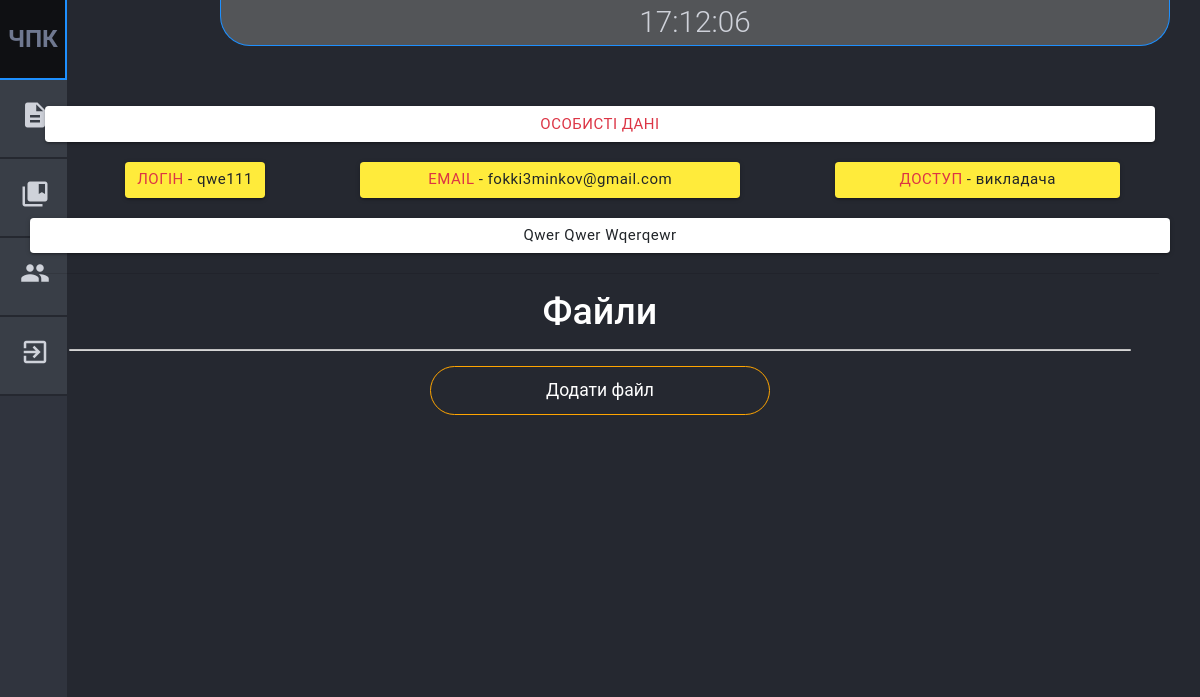
The app's page /office/ (signed in) with its own data.
### authorization/models.py (models this page shows, shortened)
class Profile(models.Model):
    user = models.OneToOneField(User, on_delete=models.CASCADE)
    name = models.CharField(max_length=100, blank=True, verbose_name="Ім'я")
    surname = models.CharField(max_length=100, blank=True, verbose_name="Прізвище")
    last_name = models.CharField(max_length=100, blank=True, verbose_name="По батькові")
    TYPE_OF_ACCESS = (
        ("student", 'Студент'),
        ("teacher", 'Викладач'),
    )
    access_profile = models.CharField(max_length=10, blank=True, choices=TYPE_OF_ACCESS)
    birth_date = models.DateField(null=True, blank=True, verbose_name="Дата народження")

### office/views.py (the view)
# urls.py: path("", OfficeIndex.as_view(), name="office_index")
class OfficeIndex(LoginRequiredMixin, View):
    login_url = '/auth/login/'
    redirect_field_name = ''
    def get(self, request):
        try:
            office = OfficeFactory.create(Profile.objects.get(user=request.user))
            return render(request, template_name=office.template, context=office.get_context())
        except:
            return render(request, 'office/not_access.html', {})

### office/utils/InterfaceOffice.py (called while the page is built)
    def get_context(self) -> dict:
        teacher = Teacher.objects.get(profile__user=self.office.user)
        return {
            "user": self.office,
            "subjects": teacher.subjects,
            "files": teacher.files.all().order_by('subject__group__number', 'subject__name')
        }

### office/utils/OfficeFactory.py (called while the page is built)
    @staticmethod
    def create(user)-> object:
        if user.access_profile == 'teacher':
            return TeacherOffice(user)
        if user.access_profile == 'student':
            return StudentOffice(user)
        return False

### templates/office/teacher/index.html
{% extends 'office/teacher/base.html' %}
{% load static %}
{% block content %}
    <div class="row">
        <div class="col-12 center-align">
            <div class="col-s12 center-align center-block btn white h-100" style="width: 100%">
                <span class="text-danger">Особисті дані</span>
            </div>
        </div>
    </div>
    <div class="row">
        <div class="col-s3 offset-1 btn yellow h-100">
            <span class="text-danger">Логін</span> - <span class="text-lowercase">{{ user.user.username }}</span>
        </div>
        <div class="col-4 offset-1 btn yellow h-100">
            <span class="text-danger">Email</span> - <span class="text-lowercase">{{ user.user.email }}</span>
        </div>
        <div class="col-3 offset-1 btn yellow h-100">
            <span class="text-danger">Доступ</span> - <span class="text-lowercase">Викладача</span>
        </div>
    </div>
    <div class="row">
        <div class="col-s12 center-align center-block btn white h-100 text-capitalize" style="width: 100%">
            {{ user.surname }} {{ user.name }} {{ user.last_name }}
        </div>
    </div>
    <hr>
    <div class="block-files" style="background: none;">
        {% include 'office/teacher/files.html' %}
    </div>
{% endblock content %}

### static/css/components/main.css (style rules this page uses)
body { margin: 0; font-family: "Roboto", "Helvetica Neue", Helvetica, Arial, sans-serif; font-size: 0.9rem; font-weight: 300; line-height: 1.5; color: #cfd2da; text-align: left; background-color: #252830; }

### static/css/office/teacher/main.css (style rules this page uses)
.block-files { background-color: #273549; background-image: linear-gradient(62deg, #243244 0%, #243244 100%); padding-bottom: 10px; border-radius: 0; }

### records on screen
Profile: user.username "qwe111", user.email "fokki3minkov@gmail.com", surname "Qwer", name "Qwer", last_name "Wqerqewr"
